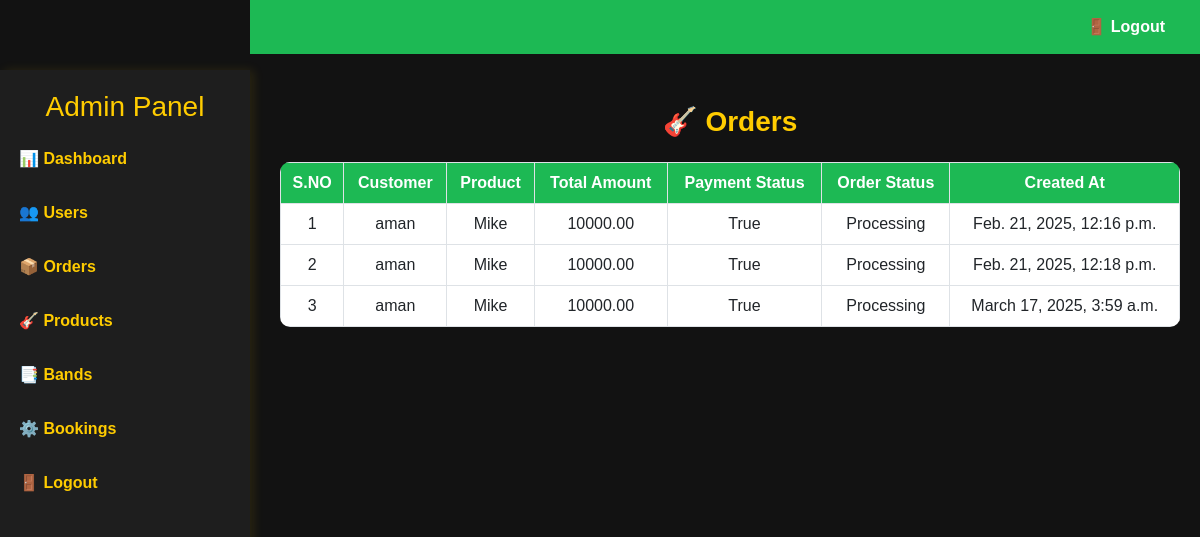
/orders/, run on an earlier commit of the app's database.
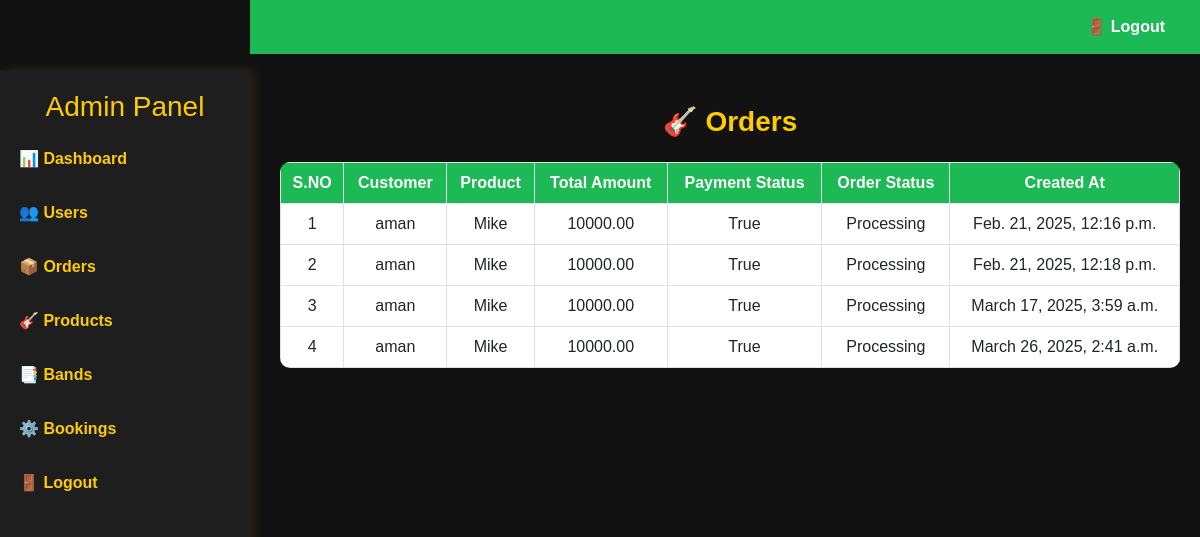
And on a later commit of the database.
### app/models.py (models this page shows, shortened)
class Order(models.Model):
    product=models.ForeignKey(Product, on_delete=models.CASCADE, related_name="orders")
    customer = models.ForeignKey(Customer, on_delete=models.CASCADE, related_name="orders")
    total_amount = models.DecimalField(max_digits=10, decimal_places=2)
    payment_status = models.BooleanField(default=False)  # False means unpaid
    order_status = models.CharField(
        max_length=20,
        choices=[("Pending", "Pending"), ("Processing", "Processing"), ("Delivered", "Delivered")],
        default="Pending"
    )
    created_at = models.DateTimeField(auto_now_add=True)

class Customer(models.Model):
    name = models.CharField(max_length=100)
    email = models.EmailField(unique=True)
    phone = models.PositiveBigIntegerField()
    password = models.CharField(max_length=255)
    location = models.CharField(max_length=255)
    def __str__(self):
        return self.name

class Product(models.Model):
    staf = models.ForeignKey(Staf, on_delete=models.CASCADE, related_name="products")
    name = models.CharField(max_length=100)
    price = models.DecimalField(max_digits=10, decimal_places=2)
    description = models.TextField()
    image = models.ImageField(upload_to="products/")
    def __str__(self):
        return self.name
    from django.db import models

### app/views.py (the view)
# urls.py: path('orders/',views.orders,name='orders'),
def orders(request):
    ordr=Order.objects.all()
    return render(request,'admin/orders.html',{'ordr':ordr})

### templates/admin/orders.html (shortened to what this page needs)
<!DOCTYPE html>
<html lang="en">
<head>
    <link rel="stylesheet" href="https://cdn.jsdelivr.net/npm/bootstrap@5.3.0/dist/css/bootstrap.min.css">
</head>
<body>
    <div class="sidebar">
        <h3>Admin Panel</h3>
        <a href="../adminhome">📊 Dashboard</a>
        <a href="../users">👥 Users</a>
        <a href="../orders">📦 Orders</a>
        <a href="../products">🎸 Products</a>
        <a href="../bands">📑 Bands</a>
        <a href="../bookings">⚙️ Bookings</a>
        <a href="../logout">🚪 Logout</a>
    </div>
    <div class="top-navbar">
        <a href="../logout">🚪 Logout</a>
    </div>
    <div class="content">
        <h2 class="heading">🎸 Orders</h2>
        <table class="table table-bordered text-center">
            <thead>
                <tr>
                    <th>S.NO</th>
                    <th>Customer</th>
                    <th>Product</th>
                    <th>Total Amount</th>
                    <th>Payment Status</th>
                    <th>Order Status</th>
                    <th>Created At</th>
                </tr>
            </thead>
            <tbody>
                {% for o in ordr %}
                <tr>
                    <td>{{ forloop.counter }}</td>
                    <td>{{ o.customer }}</td>
                    <td>{{ o.product }}</td>
                    <td>{{ o.total_amount }}</td>
                    <td>{{ o.payment_status }}</td>
                    <td>{{ o.order_status }}</td>
                    <td>{{ o.created_at }}</td>
                </tr>
                {% endfor %}
            </tbody>
        </table>
    </div>
</body>
</html>

What changed in the data, as far as the page shows it:
added Order: customer "aman", product "Mike", total_amount "10000.00", payment_status "True", order_status "Processing", created_at "March 26, 2025, 2:41 a.m."
